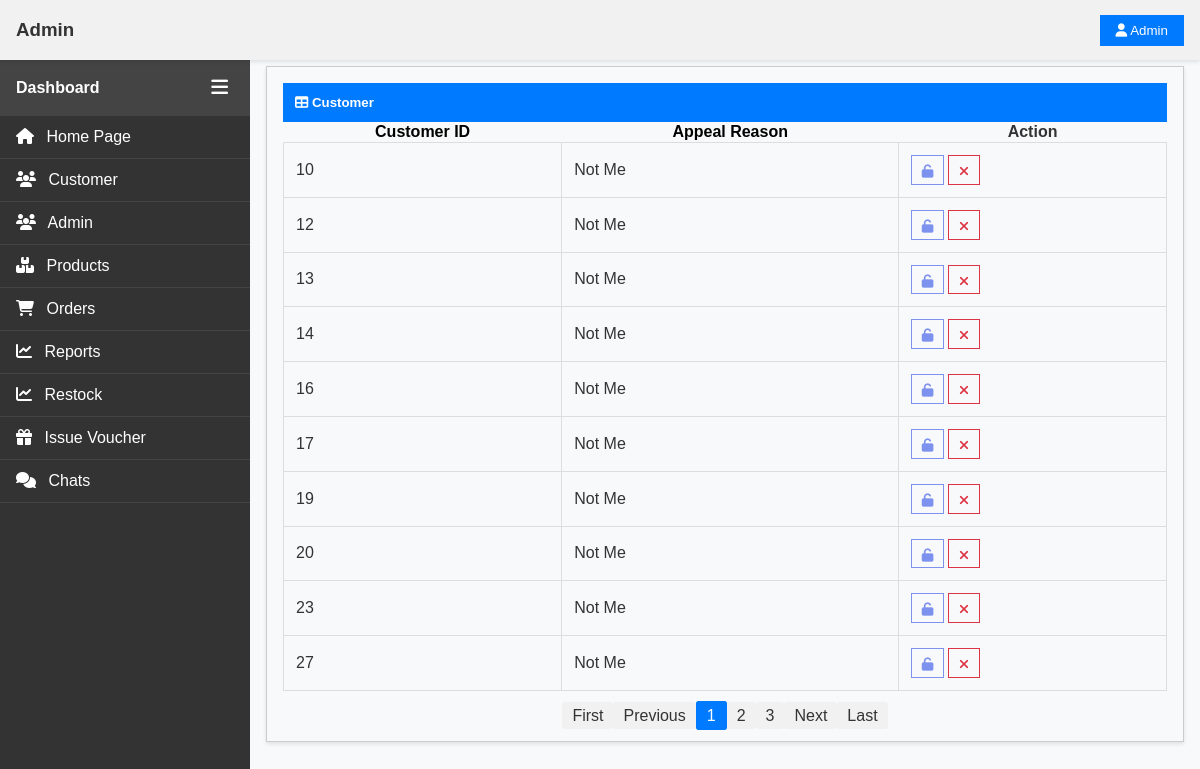
The page /pages/admin/view_customer_request.php (signed in) on the database its author committed.
### tables this page shows
CREATE TABLE `blockeduser` (
  `blockedUserID` varchar(15) NOT NULL,
  `role` enum('user','staff') NOT NULL,
  `status` enum('-','reject','request') NOT NULL,
  `appealReason` varchar(30) DEFAULT NULL
);

### pages/admin/view_customer_request.php (the view, shortened to what this page needs)
<?php
require '../../_base.php';
require __DIR__ . "/../admin/main.php";
?>
<?php
$fields = [
    'blockedUserID' => 'Customer ID',
    'appealReason'=>'Appeal Reason'
];
$sort = req('sort');
key_exists($sort, $fields) || $sort = 'blockedUserID';
$dir = req('dir');
in_array($dir, ['asc', 'desc']) || $dir = 'asc';
$page = req('page', 1);
require_once '../../Pager.php';
$p = new Pager("SELECT * FROM blockeduser WHERE role ='user' AND status='request' ORDER BY $sort $dir", [], 10, $page);
 $arr = $p->result;
?>
<div class="main-content">
    <div class="container-table">
        <div style="padding: 1rem;">
            <table class="tb">
                <div class="tb-title">
                    <h5 style="margin: 0;"><i class="fas fa-table"></i> Customer </h5>
                    <tr class="Ruquet Unblock (ADMIN)">
                        <th>Action</th>
                    </tr>
                </div>
                <?php foreach ($arr as $a): ?>
                    <tr class="row">
                        <td class="td"><?= $a->blockedUserID ?></td>
                        <td class="td"><?= $a->appealReason ?></td>
                        <td class="td">
                        <button onclick="playSoundE()" class="action-btn-unblocked" data-post="/pages/admin/unblockCustomer.php?userID=<?= $a->blockedUserID ?>"
                        data-confirm="Are you sure you want to unblock this user?"><i class="fas fa-unlock"></i></button>
                        <button onclick="playSoundB()" class="action-btn-delete" data-post="/pages/admin/rejectUnblock.php?blockedUserID=<?= $a->blockedUserID ?>&role=<?= $a->role ?>"
                        data-confirm="Are you sure you want to reject unblock this user?"><i class="fa-solid fa-xmark"></i></button>
                    </td>
                    </tr>
                <?php endforeach ?>
            </table>
            <div class="pagination" style="text-align: center; margin-top: 1rem;">
                <?= $p->html("sort=$sort&dir=$dir") ?>
            </div>
        </div>
    </div>
</div>
<?php
require '../../admin_foot.php';
?>

### css/main.css (style rules this page uses)
body { margin: 0; padding: 0; font-family: Arial, sans-serif; background-color: #f8f9fa; color: #333; }
.main-content { margin-left: var(--sidebar-width); margin-top: 50px; padding: 1rem; }
.container-table { border: 1px solid #ccc; box-shadow: 0 2px 4px rgba(0,0,0,0.1); }
.tb-title { background-color: #007bff; color: #fff; padding: 0.75rem; }
.tb { width: 100%; border-collapse: collapse; }
.td { padding: 0.75rem; border: 1px solid #ddd; }
.action-btn-delete { padding: 0.3rem 0.6rem; padding-top: 8px ; border: 1px solid #dc3545; background: none; cursor: pointer; color: #dc3545; }
.action-btn-unblocked { padding: 0.3rem 0.6rem; padding-top: 8px ; border: 1px solid #7d92ee; background: none; cursor: pointer; color: #7d92ee; }
.pagination { display: flex; justify-content: center; align-items: center; gap: 5px; }

### css/topbar.css (style rules this page uses)
:root { --topbar-height: 60px; }

### css/sidebar.css (style rules this page uses)
:root { --sidebar-width: 250px; --topbar-height: 60px; }

### css/admin.css (style rules this page uses)
* { box-sizing: border-box; }
:root { --side-container-width: 150px; }
body { margin: 0; font-family: Arial, sans-serif; }
.main-content { margin-left: var(--sidebar-width); margin-top: 50px; padding: 1rem; }
.container-table { border: 1px solid #ccc; box-shadow: 0 2px 4px rgba(0,0,0,0.1); }
.tb-title { background-color: #007bff; color: #fff; padding: 0.75rem; }
.tb { width: 100%; border-collapse: collapse; }
.td { padding: 0.75rem; border: 1px solid #ddd; }
.action-btn-delete { padding: 0.3rem 0.6rem; padding-top: 8px ; border: 1px solid #dc3545; background: none; cursor: pointer; color: #dc3545; }
.action-btn-unblocked { padding: 0.3rem 0.6rem; padding-top: 8px ; border: 1px solid #7d92ee; background: none; cursor: pointer; color: #7d92ee; }

### css/admin_management.css (style rules this page uses)
.row { height: 5vh; }

### rows shown on the page
blockeduser: blockedUserID "10", appealReason "Not Me"
blockeduser: blockedUserID "12", appealReason "Not Me"
blockeduser: blockedUserID "13", appealReason "Not Me"
blockeduser: blockedUserID "14", appealReason "Not Me"
blockeduser: blockedUserID "16", appealReason "Not Me"
blockeduser: blockedUserID "17", appealReason "Not Me"
blockeduser: blockedUserID "19", appealReason "Not Me"
blockeduser: blockedUserID "20", appealReason "Not Me"
blockeduser: blockedUserID "23", appealReason "Not Me"
blockeduser: blockedUserID "27", appealReason "Not Me"

### other values the page prints
$v "Customer ID"
$v "Appeal Reason"
